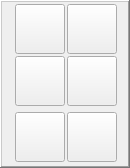
     <widget class="QFrame" name="frame">
      <property name="geometry">
       <rect>
        <x>344</x>
        <y>130</y>
        <width>130</width>
        <height>168</height>
       </rect>
      </property>
      <property name="frameShape">
       <enum>QFrame::WinPanel</enum>
      </property>
      <property name="frameShadow">
       <enum>QFrame::Raised</enum>
      </property>
      <widget class="PushButton" name="pbtn_measure_diam">
       <property name="geometry">
        <rect>
         <x>67</x>
         <y>112</y>
         <width>50</width>
         <height>50</height>
        </rect>
       </property>
       <property name="text">
        <string/>
       </property>
       <property name="icon">
        <iconset>
         <normaloff>../../../../share/qtvcp/images/probe_icons/tool_dia.png</normaloff>../../../../share/qtvcp/images/probe_icons/tool_dia.png</iconset>
       </property>
       <property name="iconSize">
        <size>
         <width>48</width>
         <height>48</height>
        </size>
       </property>
       <property name="checkable">
        <bool>false</bool>
       </property>
       <property name="checked">
        <bool>false</bool>
       </property>
       <property name="indicator_option" stdset="0">
        <bool>false</bool>
       </property>
      </widget>
      <widget class="PushButton" name="pbtn_down">
       <property name="geometry">
        <rect>
         <x>15</x>
         <y>112</y>
         <width>50</width>
         <height>50</height>
        </rect>
       </property>
       <property name="text">
        <string/>
       </property>
       <property name="icon">
        <iconset>
         <normaloff>../../../../share/qtvcp/images/probe_icons/down.png</normaloff>../../../../share/qtvcp/images/probe_icons/down.png</iconset>
       </property>
       <property name="iconSize">
        <size>
         <width>48</width>
         <height>48</height>
        </size>
       </property>
       <property name="checkable">
        <bool>false</bool>
       </property>
       <property name="checked">
        <bool>false</bool>
       </property>
       <property name="indicator_option" stdset="0">
        <bool>false</bool>
       </property>
      </widget>
      <widget class="PushButton" name="pbtn_inside_length_x">
       <property name="geometry">
        <rect>
         <x>15</x>
         <y>4</y>
         <width>50</width>
         <height>50</height>
        </rect>
       </property>
       <property name="text">
        <string/>
       </property>
       <property name="icon">
        <iconset>
         <normaloff>../../../../share/qtvcp/images/probe_icons/inside_xl.png</normaloff>../../../../share/qtvcp/images/probe_icons/inside_xl.png</iconset>
       </property>
       <property name="iconSize">
        <size>
         <width>48</width>
         <height>48</height>
        </size>
       </property>
       <property name="checkable">
        <bool>false</bool>
       </property>
       <property name="checked">
        <bool>false</bool>
       </property>
       <property name="indicator_option" stdset="0">
        <bool>false</bool>
       </property>
      </widget>
      <widget class="PushButton" name="pbtn_inside_length_y">
       <property name="geometry">
        <rect>
         <x>15</x>
         <y>56</y>
         <width>50</width>
         <height>50</height>
        </rect>
       </property>
       <property name="text">
        <string/>
       </property>
       <property name="icon">
        <iconset>
         <normaloff>../../../../share/qtvcp/images/probe_icons/inside_yl.png</normaloff>../../../../share/qtvcp/images/probe_icons/inside_yl.png</iconset>
       </property>
       <property name="iconSize">
        <size>
         <width>48</width>
         <height>48</height>
        </size>
       </property>
       <property name="checkable">
        <bool>false</bool>
       </property>
       <property name="checked">
        <bool>false</bool>
       </property>
       <property name="indicator_option" stdset="0">
        <bool>false</bool>
       </property>
      </widget>
      <widget class="PushButton" name="pbtn_outside_length_y">
       <property name="geometry">
        <rect>
         <x>67</x>
         <y>56</y>
         <width>50</width>
         <height>50</height>
        </rect>
       </property>
       <property name="text">
        <string/>
       </property>
       <property name="icon">
        <iconset>
         <normaloff>../../../../share/qtvcp/images/probe_icons/outside_yl.png</normaloff>../../../../share/qtvcp/images/probe_icons/outside_yl.png</iconset>
       </property>
       <property name="iconSize">
        <size>
         <width>48</width>
         <height>48</height>
        </size>
       </property>
       <property name="checkable">
        <bool>false</bool>
       </property>
       <property name="checked">
        <bool>false</bool>
       </property>
       <property name="indicator_option" stdset="0">
        <bool>false</bool>
       </property>
      </widget>
      <widget class="PushButton" name="pbtn_outside_length_x">
       <property name="geometry">
        <rect>
         <x>67</x>
         <y>4</y>
         <width>50</width>
         <height>50</height>
        </rect>
       </property>
       <property name="text">
        <string/>
       </property>
       <property name="icon">
        <iconset>
         <normaloff>../../../../share/qtvcp/images/probe_icons/outside_xl.png</normaloff>../../../../share/qtvcp/images/probe_icons/outside_xl.png</iconset>
       </property>
       <property name="iconSize">
        <size>
         <width>48</width>
         <height>48</height>
        </size>
       </property>
       <property name="checkable">
        <bool>false</bool>
       </property>
       <property name="checked">
        <bool>false</bool>
       </property>
       <property name="indicator_option" stdset="0">
        <bool>false</bool>
       </property>
      </widget>
     </widget>
